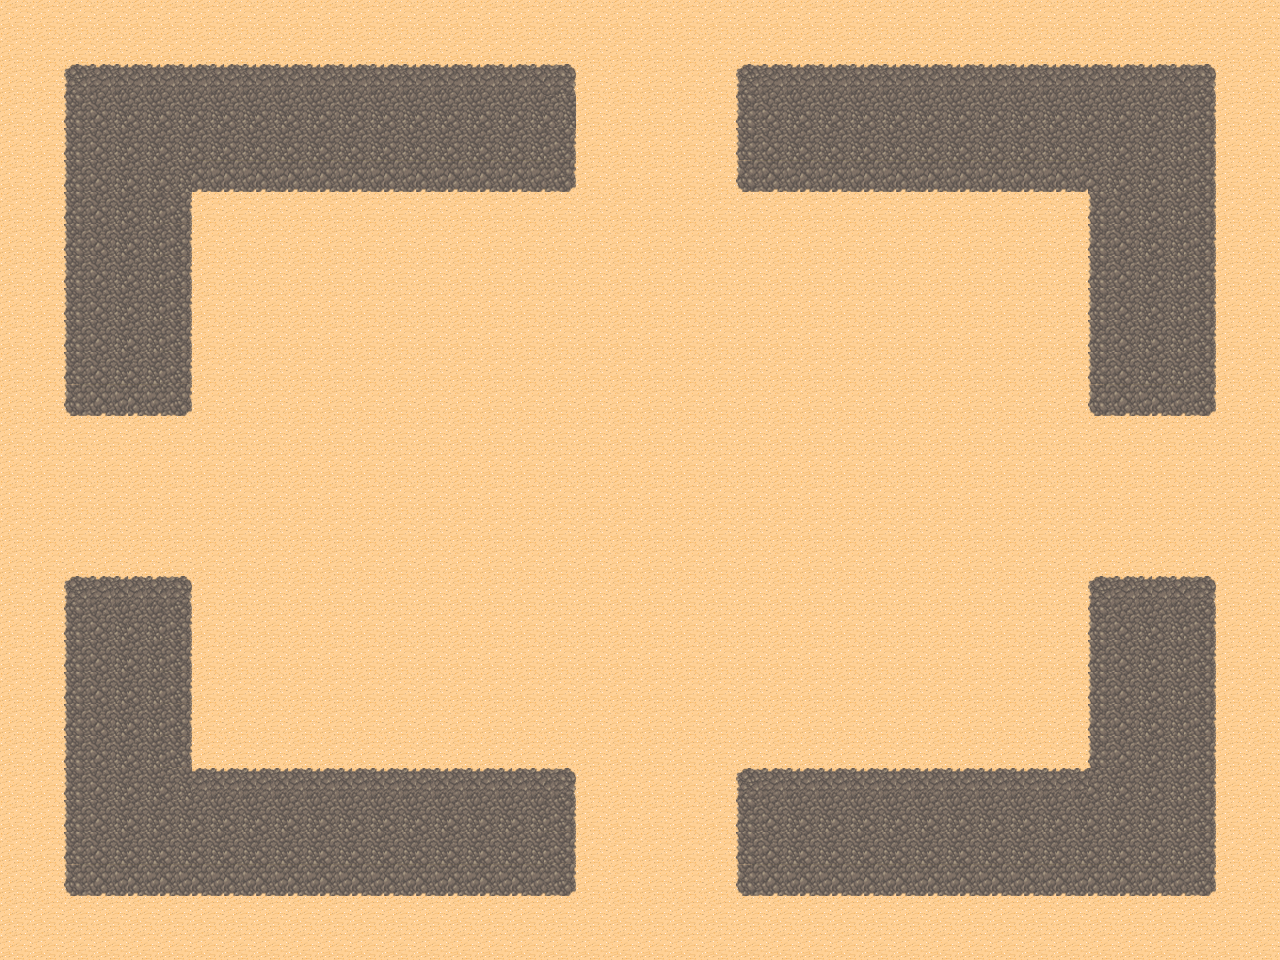

A 2D game scene composited from a Tiled map and its tileset images. What follows is a short description and the map's XML, with each tile layer's data collapsed to a summary:
An orthogonal 40x30 tile map with 32x32 px tiles, 1 tile layer (Tile Layer 1).

<map version="1.0" orientation="orthogonal" width="40" height="30" tilewidth="32" tileheight="32">
 <tileset firstgid="1" name="tmw_desert_spacing" tilewidth="32" tileheight="32" spacing="1" margin="1">
  <image source="tmw_desert_spacing.png" width="265" height="199" />
  <tile id="0">
   <properties>
    <property name="blocked" value="true" />
   </properties>
  </tile>
  <tile id="1">
   <properties>
    <property name="blocked" value="true" />
   </properties>
  </tile>
  <tile id="2">
   <properties>
    <property name="blocked" value="true" />
   </properties>
  </tile>
  <tile id="8">
   <properties>
    <property name="blocked" value="true" />
   </properties>
  </tile>
  <tile id="9">
   <properties>
    <property name="blocked" value="true" />
   </properties>
  </tile>
  <tile id="10">
   <properties>
    <property name="blocked" value="true" />
   </properties>
  </tile>
  <tile id="16">
   <properties>
    <property name="blocked" value="true" />
   </properties>
  </tile>
  <tile id="17">
   <properties>
    <property name="blocked" value="true" />
   </properties>
  </tile>
  <tile id="18">
   <properties>
    <property name="blocked" value="true" />
   </properties>
  </tile>
 </tileset>
 <layer name="Tile Layer 1" width="40" height="30">
  <data>[1200 cells, 1200 non-empty, 10 distinct tile ids]</data>
 </layer>
</map>